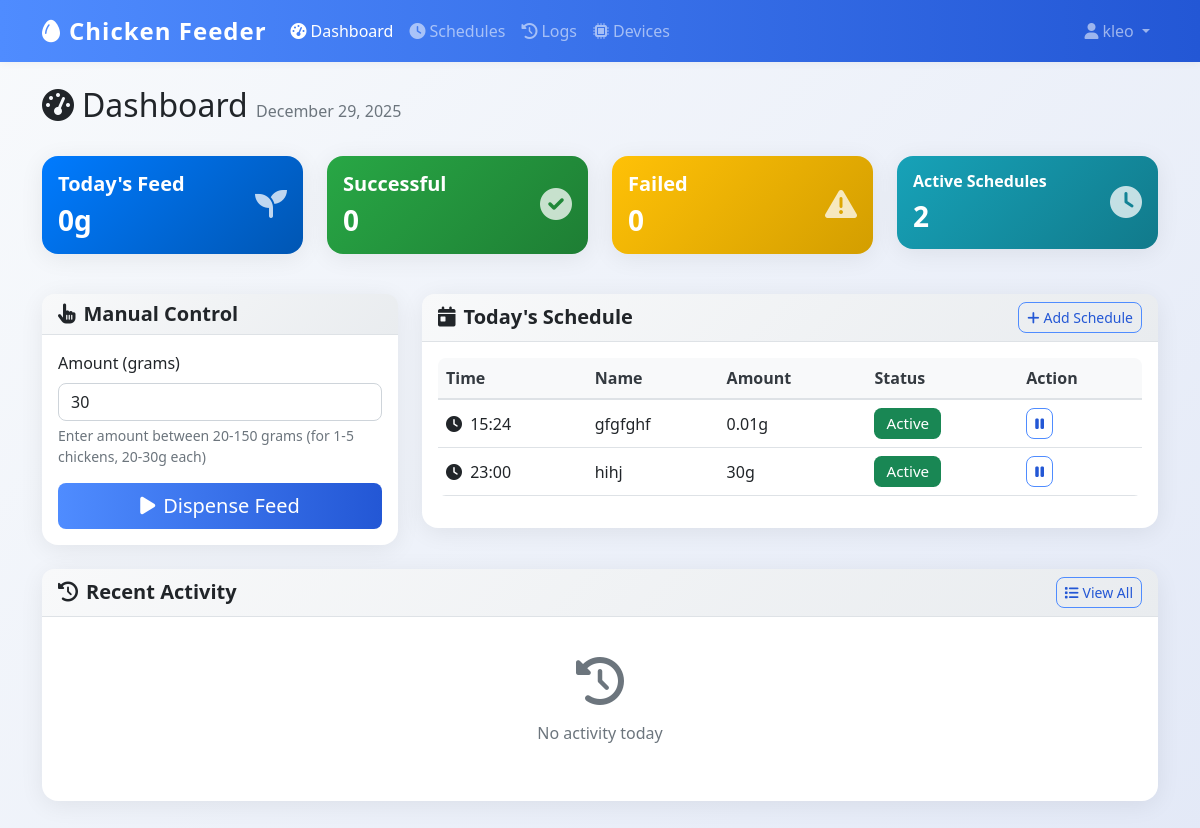
Page /dashboard (signed in) on the committed database.
### models.py (models this page shows)
class User(UserMixin, db.Model):
    id = db.Column(db.Integer, primary_key=True)
    username = db.Column(db.String(80), unique=True, nullable=False)
    email = db.Column(db.String(120), unique=True, nullable=False)
    password_hash = db.Column(db.String(120), nullable=False)
    iot_device_url = db.Column(db.String(255), nullable=True)  # e.g., 'http://192.168.1.100:5000' or 'pi_klei'
    is_admin = db.Column(db.Boolean, default=True)
    created_at = db.Column(db.DateTime, default=datetime.utcnow)

class FeedSchedule(db.Model):
    id = db.Column(db.Integer, primary_key=True)
    name = db.Column(db.String(100), nullable=False)
    feed_time = db.Column(db.Time, nullable=False)
    amount_grams = db.Column(db.Integer, nullable=False)
    is_active = db.Column(db.Boolean, default=True)
    created_by = db.Column(db.Integer, db.ForeignKey('user.id'), nullable=False)
    created_at = db.Column(db.DateTime, default=datetime.utcnow)
    user = db.relationship('User', backref=db.backref('schedules', lazy=True))

### app.py (the view)
@app.route('/dashboard', methods=['GET', 'POST'])
@login_required
def dashboard():
    today_schedules = FeedSchedule.query.filter_by(created_by=current_user.id, is_active=True).order_by(FeedSchedule.feed_time).all()
    today_start = datetime.now().replace(hour=0, minute=0, second=0, microsecond=0)
    today_logs = DispenseLog.query.filter(
        DispenseLog.timestamp >= today_start,
        DispenseLog.triggered_by == current_user.id
    ).order_by(DispenseLog.timestamp.desc()).all()
    total_today = sum(log.amount_grams for log in today_logs if log.status == 'success')
    return render_template('dashboard.html',
                         schedules=today_schedules,
                         logs=today_logs,
                         total_today=total_today)

### templates/dashboard.html (shortened to what this page needs)
{% extends "base.html" %}
{% block content %}
<div class="row mb-4">
    <div class="col">
        <h1 class="h2">
            <i class="fas fa-tachometer-alt me-2"></i>Dashboard
            <span class="text-muted fs-6">{{ datetime.now().strftime('%B %d, %Y') }}</span>
        </h1>
    </div>
</div>
<div class="row mb-4">
    <div class="col-md-3 mb-3">
        <div class="card bg-primary text-white">
            <div class="card-body">
                <div class="d-flex justify-content-between">
                    <div>
                        <h5 class="card-title">Today's Feed</h5>
                        <h3 class="mb-0" id="total-today">{{ total_today }}g</h3>
                    </div>
                    <div class="align-self-center">
                        <i class="fas fa-seedling fa-2x opacity-75"></i>
                    </div>
                </div>
            </div>
        </div>
    </div>
    <div class="col-md-3 mb-3">
        <div class="card bg-success text-white">
            <div class="card-body">
                <div class="d-flex justify-content-between">
                    <div>
                        <h5 class="card-title">Successful</h5>
                        <h3 class="mb-0" id="successful-today">{{ logs|selectattr('status', 'equalto', 'success')|list|length }}</h3>
                    </div>
                    <div class="align-self-center">
                        <i class="fas fa-check-circle fa-2x opacity-75"></i>
                    </div>
                </div>
            </div>
        </div>
    </div>
    <div class="col-md-3 mb-3">
        <div class="card bg-warning text-white">
            <div class="card-body">
                <div class="d-flex justify-content-between">
                    <div>
                        <h5 class="card-title">Failed</h5>
                        <h3 class="mb-0" id="failed-today">{{ logs|selectattr('status', 'equalto', 'failure')|list|length }}</h3>
                    </div>
                    <div class="align-self-center">
                        <i class="fas fa-exclamation-triangle fa-2x opacity-75"></i>
                    </div>
                </div>
            </div>
        </div>
    </div>
    <div class="col-md-3 mb-3">
        <div class="card bg-info text-white">
            <div class="card-body">
                <div class="d-flex justify-content-between">
                    <div>
                        <h5 class="card-title fs-6">Active Schedules</h5>
                        <h3 class="mb-0">{{ schedules|selectattr('is_active')|list|length }}</h3>
                    </div>
                    <div class="align-self-center">
                        <i class="fas fa-clock fa-2x opacity-75"></i>
                    </div>
                </div>
            </div>
        </div>
    </div>
</div>
<div class="row">
    <div class="col-lg-4 mb-4">
        <div class="card">
            <div class="card-header">
                <h5 class="card-title mb-0">
                    <i class="fas fa-hand-pointer me-2"></i>Manual Control
                </h5>
            </div>
            <div class="card-body">
                <form id="manual-dispense-form">
                    <div class="mb-3">
                        <label for="amount" class="form-label">Amount (grams)</label>
                        <input type="number" class="form-control" id="amount" min="20" max="150" value="30" required>
                        <div class="form-text">Enter amount between 20-150 grams (for 1-5 chickens, 20-30g each)</div>
                    </div>
                    <div class="d-grid">
                        <button type="submit" class="btn btn-primary btn-lg" id="dispense-btn">
                            <i class="fas fa-play me-2"></i>Dispense Feed
                        </button>
                    </div>
                </form>
            </div>
        </div>
    </div>
    <div class="col-lg-8 mb-4">
        <div class="card">
            <div class="card-header d-flex justify-content-between align-items-center">
                <h5 class="card-title mb-0">
                    <i class="fas fa-calendar-day me-2"></i>Today's Schedule
                </h5>
                <a href="{{ url_for('schedules') }}" class="btn btn-outline-primary btn-sm">
                    <i class="fas fa-plus me-1"></i>Add Schedule
                </a>
            </div>
            <div class="card-body">
                {% if schedules %}
                <div class="table-responsive">
                    <table class="table table-hover">
                        <thead>
                            <tr>
                                <th>Time</th>
                                <th>Name</th>
                                <th>Amount</th>
                                <th>Status</th>
                                <th>Action</th>
                            </tr>
                        </thead>
                        <tbody>
                            {% for schedule in schedules %}
                            <tr>
                                <td>
                                    <i class="fas fa-clock me-1"></i>
                                    {{ schedule.feed_time.strftime('%H:%M') }}
                                </td>
                                <td>{{ schedule.name }}</td>
                                <td>{{ schedule.amount_grams }}g</td>
                                <td>
                                    {% if schedule.is_active %}
                                        <span class="badge bg-success">Active</span>
                                    {% else %}
                                        <span class="badge bg-secondary">Inactive</span>
                                    {% endif %}
                                </td>
                                <td>
                                    <button class="btn btn-sm btn-outline-primary"
                                            onclick="toggleSchedule({{ schedule.id }})">
                                        {% if schedule.is_active %}
                                            <i class="fas fa-pause"></i>
                                        {% else %}
                                            <i class="fas fa-play"></i>
                                        {% endif %}
                                    </button>
                                </td>
                            </tr>
                            {% endfor %}
                        </tbody>
                    </table>
                </div>
                {% endif %}
            </div>
        </div>
    </div>
</div>
<div class="row">
    <div class="col-12">
        <div class="card">
            <div class="card-header d-flex justify-content-between align-items-center">
                <h5 class="card-title mb-0">
                    <i class="fas fa-history me-2"></i>Recent Activity
                </h5>
                <a href="{{ url_for('logs') }}" class="btn btn-outline-primary btn-sm">
                    <i class="fas fa-list me-1"></i>View All
                </a>
            </div>
            <div class="card-body">
                {% if logs %}
                <div class="table-responsive">
                    <table class="table table-hover">
                        <thead>
                            <tr>
                                <th>Time</th>
                                <th>Type</th>
                                <th>Amount</th>
                                <th>Status</th>
                                <th>Details</th>
                            </tr>
                        </thead>
                        <tbody>
                            {% for log in logs[:10] %}
                            <tr>
                                <td>
                                    <small>{{ log.timestamp.strftime('%H:%M:%S') }}</small>
                                </td>
                                <td>
                                    {% if log.trigger_type == 'manual' %}
                                        <span class="badge bg-info">Manual</span>
                                    {% else %}
                                        <span class="badge bg-primary">Scheduled</span>
                                    {% endif %}
                                </td>
                                <td>{{ log.amount_grams }}g</td>
                                <td>
                                    {% if log.status == 'success' %}
                                        <span class="badge bg-success">
                                            <i class="fas fa-check me-1"></i>Success
                                        </span>
                                    {% else %}
                                        <span class="badge bg-danger">
                                            <i class="fas fa-times me-1"></i>Failed
                                        </span>
                                    {% endif %}
                                </td>
                                <td>
                                    {% if log.schedule %}
                                        {{ log.schedule.name }}
                                    {% elif log.error_message %}
                                        <small class="text-danger">{{ log.error_message[:50] }}...</small>
                                    {% else %}
                                        -
                                    {% endif %}
                                </td>
                            </tr>
                            {% endfor %}
                        </tbody>
                    </table>
                </div>
                {% else %}
                <div class="text-center text-muted py-4">
                    <i class="fas fa-history fa-3x mb-3"></i>
                    <p>No activity today</p>
                </div>
                {% endif %}
            </div>
        </div>
    </div>
</div>
{% endblock %}

### templates/base.html (shortened to what this page needs)
<!DOCTYPE html>
<html lang="en">
<head>
    <link href="https://cdn.jsdelivr.net/npm/bootstrap@5.1.3/dist/css/bootstrap.min.css" rel="stylesheet">
    <link href="https://cdnjs.cloudflare.com/ajax/libs/font-awesome/6.0.0/css/all.min.css" rel="stylesheet">
    <link href="{{ url_for('static', filename='css/style.css') }}" rel="stylesheet">
</head>
<body>
    {% if current_user.is_authenticated %}
    <nav class="navbar navbar-expand-lg navbar-dark bg-primary">
        <div class="container">
            <a class="navbar-brand" href="{{ url_for('dashboard') }}">
                <i class="fas fa-egg me-2"></i>Chicken Feeder
            </a>
            <div class="collapse navbar-collapse" id="navbarNav">
                <ul class="navbar-nav me-auto">
                    <li class="nav-item">
                        <a class="nav-link {% if request.endpoint == 'dashboard' %}active{% endif %}"
                           href="{{ url_for('dashboard') }}">
                            <i class="fas fa-tachometer-alt me-1"></i>Dashboard
                        </a>
                    </li>
                    <li class="nav-item">
                        <a class="nav-link {% if request.endpoint in ['schedules', 'add_schedule'] %}active{% endif %}"
                           href="{{ url_for('schedules') }}">
                            <i class="fas fa-clock me-1"></i>Schedules
                        </a>
                    </li>
                    <li class="nav-item">
                        <a class="nav-link {% if request.endpoint == 'logs' %}active{% endif %}"
                           href="{{ url_for('logs') }}">
                            <i class="fas fa-history me-1"></i>Logs
                        </a>
                    </li>
                    <li class="nav-item">
                        <a class="nav-link {% if request.endpoint in ['devices', 'add_device'] %}active{% endif %}"
                           href="{{ url_for('devices') }}">
                            <i class="fas fa-microchip me-1"></i>Devices
                        </a>
                    </li>
                </ul>
                <ul class="navbar-nav">
                    <li class="nav-item dropdown">
                        <a class="nav-link dropdown-toggle" href="#" id="navbarDropdown" role="button"
                           data-bs-toggle="dropdown">
                            <i class="fas fa-user me-1"></i>{{ current_user.username }}
                        </a>
                    </li>
                </ul>
            </div>
        </div>
    </nav>
    {% endif %}
    <main class="container mt-4 mb-5">
        {% block content %}{% endblock %}
    </main>
</body>
</html>

### rows in the picture
User: username "kleo"
FeedSchedule: feed_time "15:24", name "gfgfghf", amount_grams "0.01", is_active "Active"
FeedSchedule: feed_time "23:00", name "hihj", amount_grams "30", is_active "Active"

### other values in the picture
{{ total_today }} "0"
{{ logs|selectattr('status', 'equalto', 'success')|list|length }} "0"
{{ logs|selectattr('status', 'equalto', 'failure')|list|length }} "0"
{{ schedules|selectattr('is_active')|list|length }} "2"
